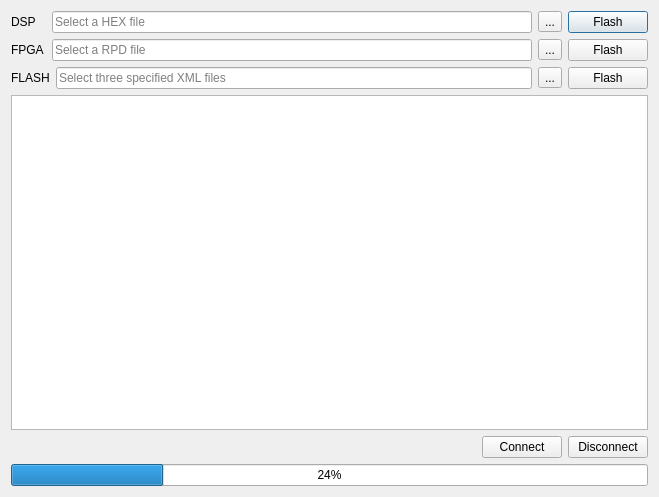
<?xml version="1.0" encoding="UTF-8"?>
<ui version="4.0">
 <class>FirmwareSegmentFlashDialog</class>
 <widget class="QDialog" name="FirmwareSegmentFlashDialog">
  <property name="geometry">
   <rect>
    <x>0</x>
    <y>0</y>
    <width>659</width>
    <height>497</height>
   </rect>
  </property>
  <property name="windowTitle">
   <string>FirmwareSegmentFlashDialog</string>
  </property>
  <layout class="QGridLayout" name="gridLayout">
   <item row="0" column="0">
    <layout class="QVBoxLayout" name="verticalLayout">
     <item>
      <layout class="QHBoxLayout" name="horizontalLayout_22"/>
     </item>
     <item>
      <layout class="QHBoxLayout" name="horizontalLayout_23">
       <item>
        <widget class="QLabel" name="label_firmDSP_12">
         <property name="sizePolicy">
          <sizepolicy hsizetype="Minimum" vsizetype="Minimum">
           <horstretch>0</horstretch>
           <verstretch>0</verstretch>
          </sizepolicy>
         </property>
         <property name="minimumSize">
          <size>
           <width>35</width>
           <height>0</height>
          </size>
         </property>
         <property name="text">
          <string>DSP</string>
         </property>
        </widget>
       </item>
       <item>
        <widget class="QLineEdit" name="lineEdit_firmDSP_6">
         <property name="inputMask">
          <string/>
         </property>
         <property name="text">
          <string extracomment="Please select one spesific file"/>
         </property>
         <property name="placeholderText">
          <string>Select a HEX file</string>
         </property>
        </widget>
       </item>
       <item>
        <widget class="QToolButton" name="toolBtn_firmDSP_6">
         <property name="text">
          <string>...</string>
         </property>
        </widget>
       </item>
       <item>
        <widget class="QPushButton" name="btn_firmflashDSP_6">
         <property name="text">
          <string>Flash</string>
         </property>
        </widget>
       </item>
      </layout>
     </item>
     <item>
      <layout class="QHBoxLayout" name="horizontalLayout_24">
       <item>
        <widget class="QLabel" name="label_firmFPGA_6">
         <property name="sizePolicy">
          <sizepolicy hsizetype="Minimum" vsizetype="Preferred">
           <horstretch>0</horstretch>
           <verstretch>0</verstretch>
          </sizepolicy>
         </property>
         <property name="minimumSize">
          <size>
           <width>35</width>
           <height>0</height>
          </size>
         </property>
         <property name="text">
          <string>FPGA</string>
         </property>
        </widget>
       </item>
       <item>
        <widget class="QLineEdit" name="lineEdit_firmFPGA_6">
         <property name="placeholderText">
          <string>Select a RPD file</string>
         </property>
        </widget>
       </item>
       <item>
        <widget class="QToolButton" name="toolBtn_firmFPGA_6">
         <property name="text">
          <string>...</string>
         </property>
        </widget>
       </item>
       <item>
        <widget class="QPushButton" name="btn_firmflashFPGA_6">
         <property name="text">
          <string>Flash</string>
         </property>
        </widget>
       </item>
      </layout>
     </item>
     <item>
      <layout class="QHBoxLayout" name="horizontalLayout_25">
       <item>
        <widget class="QLabel" name="label_firmFLASH_6">
         <property name="sizePolicy">
          <sizepolicy hsizetype="Minimum" vsizetype="Preferred">
           <horstretch>0</horstretch>
           <verstretch>0</verstretch>
          </sizepolicy>
         </property>
         <property name="minimumSize">
          <size>
           <width>35</width>
           <height>0</height>
          </size>
         </property>
         <property name="text">
          <string>FLASH</string>
         </property>
        </widget>
       </item>
       <item>
        <widget class="QLineEdit" name="lineEdit_firmFLASH_6">
         <property name="text">
          <string/>
         </property>
         <property name="placeholderText">
          <string>Select three specified XML files</string>
         </property>
        </widget>
       </item>
       <item>
        <widget class="QToolButton" name="toolBtn_firmFLASH_6">
         <property name="text">
          <string>...</string>
         </property>
        </widget>
       </item>
       <item>
        <widget class="QPushButton" name="btn_firmflashFLASH_6">
         <property name="text">
          <string>Flash</string>
         </property>
        </widget>
       </item>
      </layout>
     </item>
     <item>
      <widget class="QPlainTextEdit" name="textEdit_firm_6"/>
     </item>
     <item>
      <layout class="QHBoxLayout" name="horizontalLayout">
       <item>
        <spacer name="horizontalSpacer">
         <property name="orientation">
          <enum>Qt::Horizontal</enum>
         </property>
         <property name="sizeHint" stdset="0">
          <size>
           <width>40</width>
           <height>20</height>
          </size>
         </property>
        </spacer>
       </item>
       <item>
        <widget class="QPushButton" name="connectBtn_firm">
         <property name="text">
          <string>Connect</string>
         </property>
        </widget>
       </item>
       <item>
        <widget class="QPushButton" name="disconnectBtn_firm_2">
         <property name="text">
          <string>Disconnect</string>
         </property>
        </widget>
       </item>
      </layout>
     </item>
     <item>
      <widget class="QProgressBar" name="progressBar_firm_6">
       <property name="value">
        <number>24</number>
       </property>
      </widget>
     </item>
    </layout>
   </item>
  </layout>
 </widget>
 <layoutdefault spacing="6" margin="11"/>
 <resources/>
 <connections/>
</ui>
